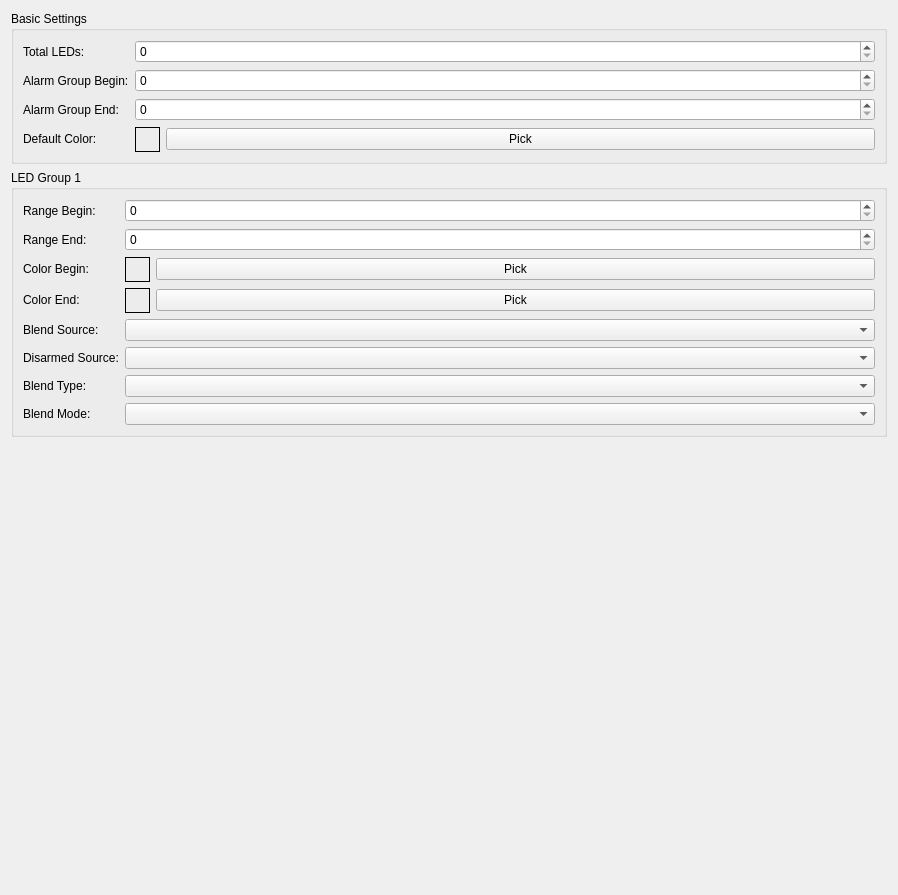
         <widget class="QWidget" name="scrollAreaWidgetContents_7">
          <property name="geometry">
           <rect>
            <x>0</x>
            <y>0</y>
            <width>898</width>
            <height>895</height>
           </rect>
          </property>
          <layout class="QVBoxLayout" name="verticalLayout_19">
           <item>
            <widget class="QGroupBox" name="gbxLEDBasic">
             <property name="title">
              <string>Basic Settings</string>
             </property>
             <layout class="QFormLayout" name="formLayout_8">
              <item row="0" column="0">
               <widget class="QLabel" name="label_2">
                <property name="text">
                 <string>Total LEDs:</string>
                </property>
               </widget>
              </item>
              <item row="0" column="1">
               <widget class="QSpinBox" name="sbLEDTotal">
                <property name="objrelation" stdset="0">
                 <stringlist notr="true">
                  <string>objname:RGBLEDSettings</string>
                  <string>fieldname:NumLeds</string>
                  <string>haslimits:yes</string>
                 </stringlist>
                </property>
               </widget>
              </item>
              <item row="1" column="0">
               <widget class="QLabel" name="label_15">
                <property name="text">
                 <string>Alarm Group Begin:</string>
                </property>
               </widget>
              </item>
              <item row="2" column="0">
               <widget class="QLabel" name="label_17">
                <property name="text">
                 <string>Alarm Group End:</string>
                </property>
               </widget>
              </item>
              <item row="1" column="1">
               <widget class="QSpinBox" name="sbLEDAlarmsBegin">
                <property name="objrelation" stdset="0">
                 <stringlist notr="true">
                  <string>objname:RGBLEDSettings</string>
                  <string>fieldname:AnnunciateRangeBegin</string>
                  <string>haslimits:yes</string>
                 </stringlist>
                </property>
               </widget>
              </item>
              <item row="2" column="1">
               <widget class="QSpinBox" name="sbLEDAlarmsEnd">
                <property name="objrelation" stdset="0">
                 <stringlist notr="true">
                  <string>objname:RGBLEDSettings</string>
                  <string>fieldname:AnnunciateRangeEnd</string>
                  <string>haslimits:yes</string>
                 </stringlist>
                </property>
               </widget>
              </item>
              <item row="3" column="0">
               <widget class="QLabel" name="label_27">
                <property name="text">
                 <string>Default Color:</string>
                </property>
               </widget>
              </item>
              <item row="3" column="1">
               <layout class="QHBoxLayout" name="horizontalLayout_22">
                <item>
                 <widget class="QLabel" name="lblLEDDefaultColor">
                  <property name="sizePolicy">
                   <sizepolicy hsizetype="Fixed" vsizetype="Fixed">
                    <horstretch>0</horstretch>
                    <verstretch>0</verstretch>
                   </sizepolicy>
                  </property>
                  <property name="minimumSize">
                   <size>
                    <width>25</width>
                    <height>25</height>
                   </size>
                  </property>
                  <property name="frameShape">
                   <enum>QFrame::Box</enum>
                  </property>
                  <property name="text">
                   <string/>
                  </property>
                 </widget>
                </item>
                <item>
                 <widget class="QPushButton" name="btnLEDDefaultColor">
                  <property name="text">
                   <string>Pick</string>
                  </property>
                  <property name="fieldname" stdset="0">
                   <string notr="true">DefaultColor</string>
                  </property>
                 </widget>
                </item>
               </layout>
              </item>
             </layout>
            </widget>
           </item>
           <item>
            <widget class="QGroupBox" name="gbxLEDGroup1">
             <property name="title">
              <string>LED Group 1</string>
             </property>
             <layout class="QFormLayout" name="formLayout">
              <item row="0" column="0">
               <widget class="QLabel" name="label_10">
                <property name="text">
                 <string>Range Begin:</string>
                </property>
               </widget>
              </item>
              <item row="0" column="1">
               <widget class="QSpinBox" name="sbLEDRange1Begin">
                <property name="objrelation" stdset="0">
                 <stringlist notr="true">
                  <string>objname:RGBLEDSettings</string>
                  <string>fieldname:RangeBegin</string>
                  <string>haslimits:yes</string>
                 </stringlist>
                </property>
               </widget>
              </item>
              <item row="1" column="0">
               <widget class="QLabel" name="label_6">
                <property name="text">
                 <string>Range End:</string>
                </property>
               </widget>
              </item>
              <item row="1" column="1">
               <widget class="QSpinBox" name="sbLEDRange1End">
                <property name="objrelation" stdset="0">
                 <stringlist notr="true">
                  <string>objname:RGBLEDSettings</string>
                  <string>fieldname:RangeEnd</string>
                  <string>haslimits:yes</string>
                 </stringlist>
                </property>
               </widget>
              </item>
              <item row="2" column="0">
               <widget class="QLabel" name="label_18">
                <property name="text">
                 <string>Color Begin:</string>
                </property>
               </widget>
              </item>
              <item row="2" column="1">
               <layout class="QHBoxLayout" name="horizontalLayout_7">
                <item>
                 <widget class="QLabel" name="lblLEDRange1Begin">
                  <property name="sizePolicy">
                   <sizepolicy hsizetype="Fixed" vsizetype="Fixed">
                    <horstretch>0</horstretch>
                    <verstretch>0</verstretch>
                   </sizepolicy>
                  </property>
                  <property name="minimumSize">
                   <size>
                    <width>25</width>
                    <height>25</height>
                   </size>
                  </property>
                  <property name="frameShape">
                   <enum>QFrame::Box</enum>
                  </property>
                  <property name="text">
                   <string/>
                  </property>
                 </widget>
                </item>
                <item>
                 <widget class="QPushButton" name="btnLEDRange1Begin">
                  <property name="text">
                   <string>Pick</string>
                  </property>
                  <property name="fieldname" stdset="0">
                   <string notr="true">RangeBaseColor</string>
                  </property>
                 </widget>
                </item>
               </layout>
              </item>
              <item row="3" column="0">
               <widget class="QLabel" name="label_19">
                <property name="text">
                 <string>Color End:</string>
                </property>
               </widget>
              </item>
              <item row="3" column="1">
               <layout class="QHBoxLayout" name="horizontalLayout_8">
                <item>
                 <widget class="QLabel" name="lblLEDRange1End">
                  <property name="sizePolicy">
                   <sizepolicy hsizetype="Fixed" vsizetype="Fixed">
                    <horstretch>0</horstretch>
                    <verstretch>0</verstretch>
                   </sizepolicy>
                  </property>
                  <property name="minimumSize">
                   <size>
                    <width>25</width>
                    <height>25</height>
                   </size>
                  </property>
                  <property name="frameShape">
                   <enum>QFrame::Box</enum>
                  </property>
                  <property name="text">
                   <string/>
                  </property>
                 </widget>
                </item>
                <item>
                 <widget class="QPushButton" name="btnLEDRange1End">
                  <property name="text">
                   <string>Pick</string>
                  </property>
                  <property name="fieldname" stdset="0">
                   <string notr="true">RangeEndColor</string>
                  </property>
                 </widget>
                </item>
               </layout>
              </item>
              <item row="4" column="0">
               <widget class="QLabel" name="label_20">
                <property name="text">
                 <string>Blend Source:</string>
                </property>
               </widget>
              </item>
              <item row="4" column="1">
               <widget class="QComboBox" name="cbLEDRange1Source">
                <property name="objrelation" stdset="0">
                 <stringlist notr="true">
                  <string>objname:RGBLEDSettings</string>
                  <string>fieldname:RangeColorBlendSource</string>
                  <string>haslimits:yes</string>
                 </stringlist>
                </property>
               </widget>
              </item>
              <item row="5" column="0">
               <widget class="QLabel" name="label_21">
                <property name="text">
                 <string>Disarmed Source:</string>
                </property>
               </widget>
              </item>
              <item row="5" column="1">
               <widget class="QComboBox" name="cbLEDRange1SourceDisarmed">
                <property name="objrelation" stdset="0">
                 <stringlist notr="true">
                  <string>objname:RGBLEDSettings</string>
                  <string>fieldname:RangeColorBlendUnarmedSource</string>
                  <string>haslimits:yes</string>
                 </stringlist>
                </property>
               </widget>
              </item>
              <item row="6" column="0">
               <widget class="QLabel" name="label_22">
                <property name="text">
                 <string>Blend Type:</string>
                </property>
               </widget>
              </item>
              <item row="6" column="1">
               <widget class="QComboBox" name="cbLEDRange1BlendType">
                <property name="objrelation" stdset="0">
                 <stringlist notr="true">
                  <string>objname:RGBLEDSettings</string>
                  <string>fieldname:RangeColorBlendType</string>
                  <string>haslimits:yes</string>
                 </stringlist>
                </property>
               </widget>
              </item>
              <item row="7" column="0">
               <widget class="QLabel" name="label_26">
                <property name="text">
                 <string>Blend Mode:</string>
                </property>
               </widget>
              </item>
              <item row="7" column="1">
               <widget class="QComboBox" name="cbLEDRange1BlendMode">
                <property name="objrelation" stdset="0">
                 <stringlist notr="true">
                  <string>objname:RGBLEDSettings</string>
                  <string>fieldname:RangeColorBlendMode</string>
                  <string>haslimits:yes</string>
                 </stringlist>
                </property>
               </widget>
              </item>
             </layout>
            </widget>
           </item>
           <item>
            <spacer name="verticalSpacer">
             <property name="orientation">
              <enum>Qt::Vertical</enum>
             </property>
             <property name="sizeHint" stdset="0">
              <size>
               <width>20</width>
               <height>355</height>
              </size>
             </property>
            </spacer>
           </item>
          </layout>
         </widget>
